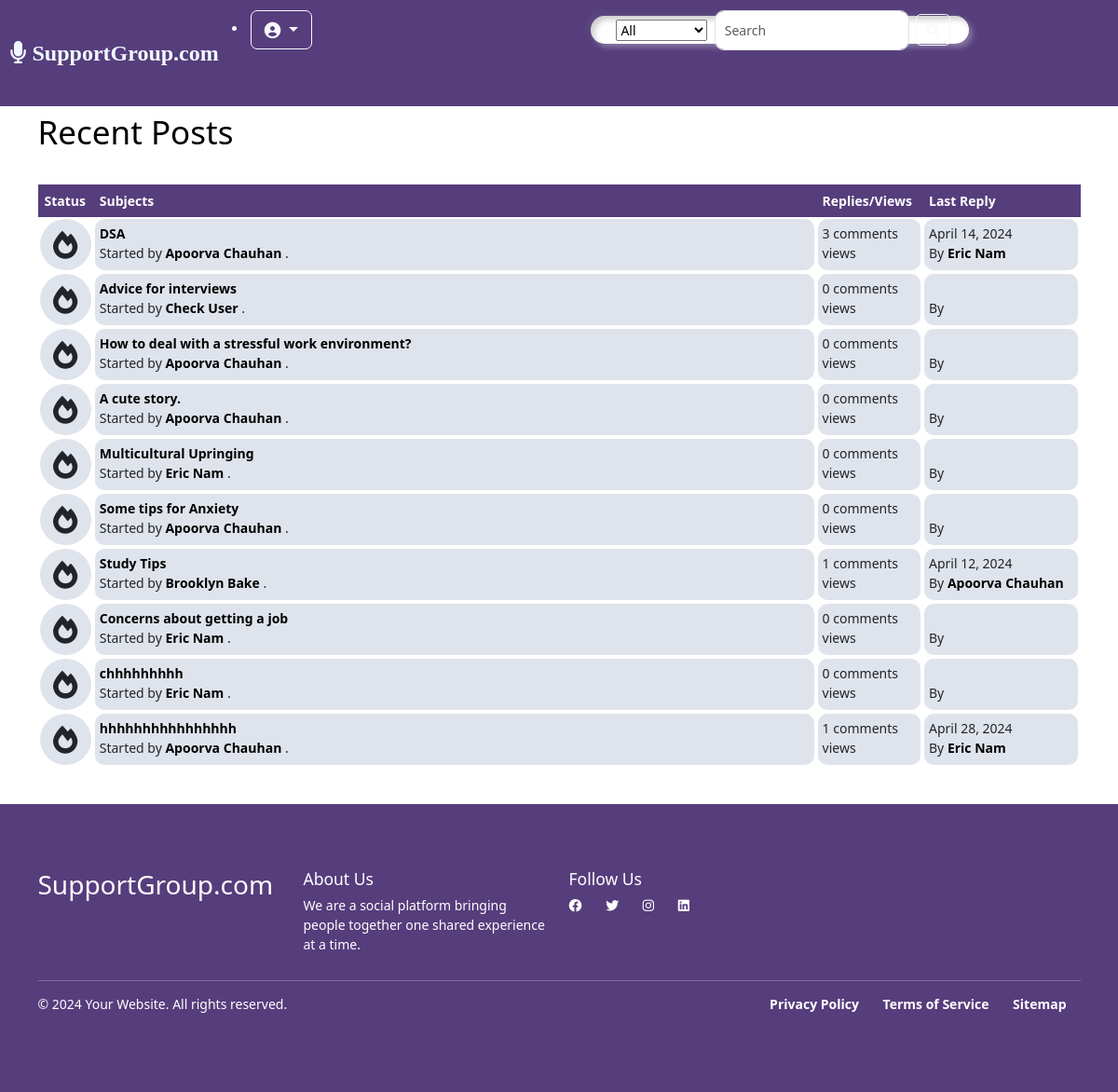
/latest_posts (signed in), run on an earlier commit of the app's database.
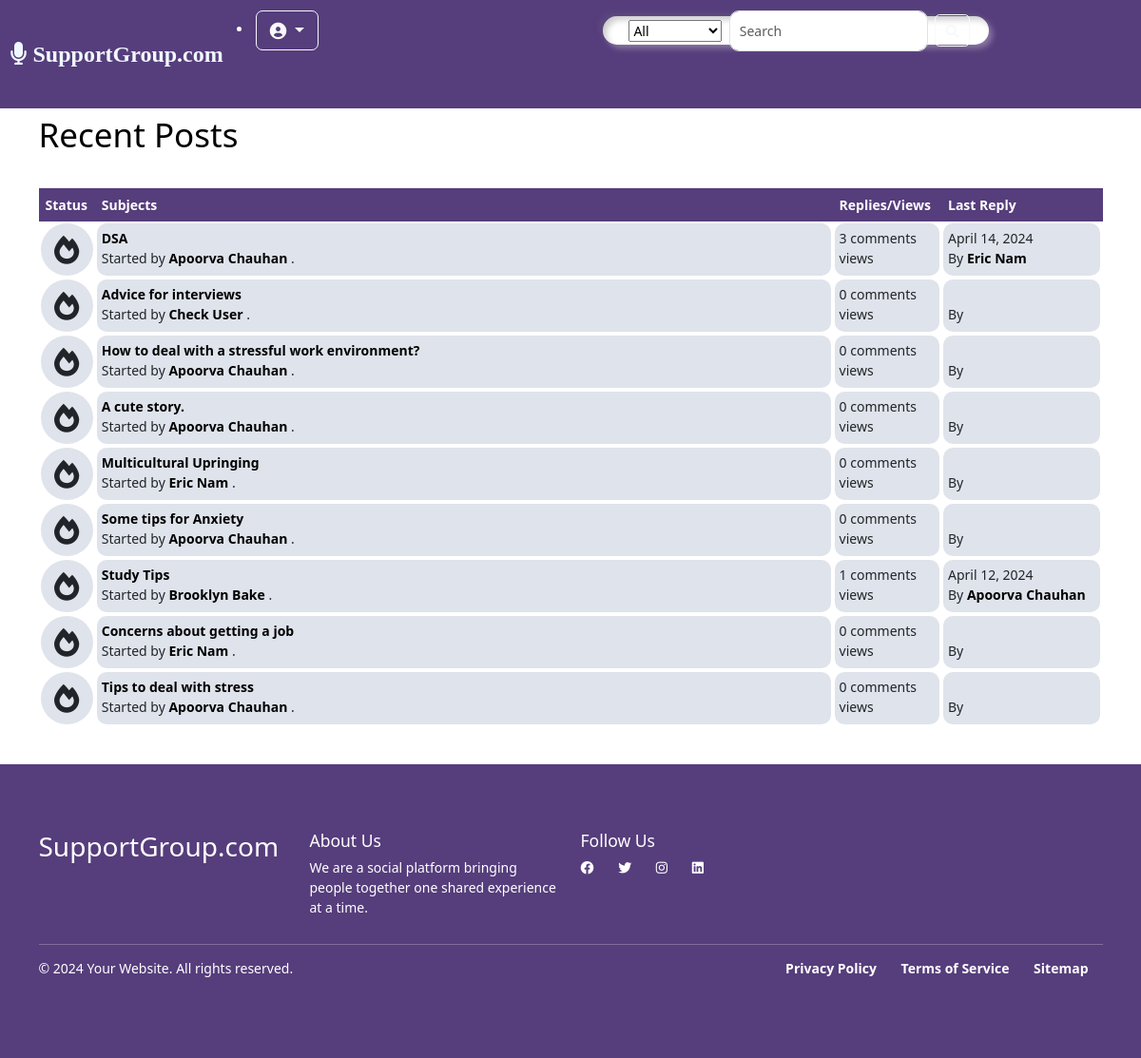
And on a later commit of the database.
### main/models.py (models this page shows, shortened)
class Post(models.Model):
    title = models.CharField(max_length=400)
    slug = models.SlugField(max_length=400, unique=True, blank=True)
    user = models.ForeignKey(Author, on_delete=models.CASCADE)
    content = HTMLField()
    categories = models.ManyToManyField(Category)
    date = models.DateTimeField(auto_now_add=True)
    approved = models.BooleanField(default=True)
    hit_count_generic = GenericRelation(HitCount, object_id_field='object_pk',
        related_query_name='hit_count_generic_relation'
    )
    tags = TaggableManager()
    comments = models.ManyToManyField(Comment, blank=True)
    closed = models.BooleanField(default=False)
    state = models.CharField(max_length=40, default="zero")
    def get_url(self):
        return reverse("detail", kwargs={
            "slug":self.slug
        })
    @property
    def num_comments(self):
        return self.comments.count()
    @property
    def last_reply(self):
        return self.comments.latest("date")

class Author(models.Model):
    user = models.ForeignKey(User, on_delete=models.CASCADE)
    fullname = models.CharField(max_length=40, blank=True)
    slug  = models.SlugField(max_length=400, unique=True, blank=True)
    bio = HTMLField()
    points = models.IntegerField(default=0)
    profile_pic = ResizedImageField(size=[50,80], quality=100, upload_to="authors", default=None, null=True, blank=True)

class Comment(models.Model):
    user = models.ForeignKey(Author, on_delete=models.CASCADE)
    content = models.TextField()
    date = models.DateTimeField(auto_now_add=True)
    replies = models.ManyToManyField(Reply, blank=True)

### main/views.py (the view)
# urls.py: path("latest_posts", latest_posts, name="latest_posts"),
def latest_posts(request):
    posts = Post.objects.all().filter(approved=True)[:10]
    context = {
        "posts":posts,
        "title":"Latest Posts"
    }
    return render(request, "latest-posts.html",context)

### main/context_processors.py (called while the page is built, shortened)
def searchFunction(request):
    search_context = {}
    posts = Post.objects.all()
    return search_context

### templates/latest-posts.html
{% extends 'base.html' %}
{% load hitcount_tags %}
{% block content %}
    <div class="container">
        <div class="navigate" style="margin-top: 6%;">
            <h1 style="text-align: left; margin-block:35px;">Recent Posts</h1>
        </div>
        <div class="posts-table">
            <div class="table-head">
                <div class="status">Status</div>
                <div class="subjects">Subjects</div>
                <div class="replies">Replies/Views</div>
                <div class="last-reply">Last Reply</div>
            </div>
            {% for post in posts %}
            <div class="table-row">
                <div class="status"><i class="fa fa-fire"></i></div>
                <div class="subjects">
                    <a href="{{post.get_url}}">{{post.title}}</a>
                    <br>
                    <span>Started by <b><a href="">{{post.user.fullname|title}}</a></b> .</span>
                </div>
                <div class="replies">
                    {{post.num_comments}} comments <br> {% get_hit_count for post %} views
                </div>
                <div class="last-reply">
                    {{post.last_reply.date|date}}
                    <br>By <b><a href="">{{post.last_reply.user.fullname|title}}</a></b>
                </div>
            </div>
            {% endfor %}
        </div>
    </div>
    {% endblock content %}

What changed in the data, as far as the page shows it:
removed Post: title "chhhhhhhhh", user.fullname "Eric Nam", num_comments "0"
removed Post: title "hhhhhhhhhhhhhhhh", user.fullname "Apoorva Chauhan", num_comments "1", last_reply "April 28, 2024", last_reply.user.fullname "Eric Nam"
now on this page (row unchanged): Post: title "Tips to deal with stress", user.fullname "Apoorva Chauhan", num_comments "0"
